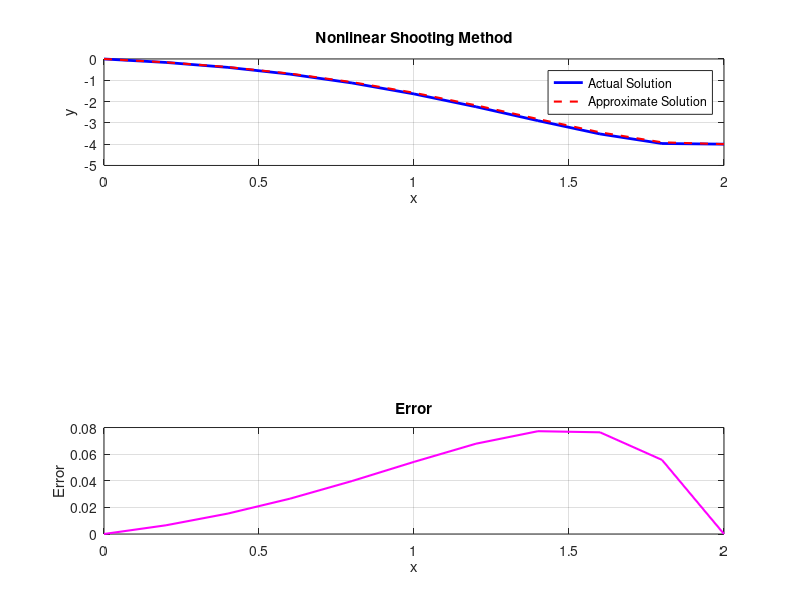

Write the MATLAB code that produced this figure.
% Nonlinear shooting method using Midpoint method
% Initialization
clear all
clc
a = 0; % Set as left endpoint
b = 2; % Set as right endpoint
h = 0.2; % Step size
alpha = 0;
beta = -4;
k = 0;
m = 10;
tol = 0.0001;
% Exact solution
y_exact = @(x) (1/6)*(x^3)*exp(x) - (5/3)*x*exp(x) + 2*exp(x) - x - 2;
xx = a:h:b;
N = length(xx);
z1 = 1;
z2 = 2;
% Define the ODEs
f1 = @(x, u1, u2) u2; % y = u1, z = u2 = y'
f2 = @(x, u1, u2) 2*u2 - u1 + x*exp(x) - x;
% Initialize arrays
w1 = zeros(1, N);
w2 = zeros(1, N);
v1 = zeros(1, N);
v2 = zeros(1, N);
while (k <= m)
    % Midpoint method for w1 and w2
    w1(1) = alpha;
    w2(1) = z1;
    for i = 2:N
        x_mid = xx(i-1) + h/2;
        w1_mid = w1(i-1) + (h/2) * f1(xx(i-1), w1(i-1), w2(i-1));
        w2_mid = w2(i-1) + (h/2) * f2(xx(i-1), w1(i-1), w2(i-1));
        w1(i) = w1(i-1) + h * f1(x_mid, w1_mid, w2_mid);
        w2(i) = w2(i-1) + h * f2(x_mid, w1_mid, w2_mid);
    end

    % Midpoint method for v1 and v2
    v1(1) = alpha;
    v2(1) = z2;
    for i = 2:N
        x_mid = xx(i-1) + h/2;
        v1_mid = v1(i-1) + (h/2) * f1(xx(i-1), v1(i-1), v2(i-1));
        v2_mid = v2(i-1) + (h/2) * f2(xx(i-1), v1(i-1), v2(i-1));
        v1(i) = v1(i-1) + h * f1(x_mid, v1_mid, v2_mid);
        v2(i) = v2(i-1) + h * f2(x_mid, v1_mid, v2_mid);
    end

    % Update z3
    z3 = z2 - ((v1(N) - beta) * (z2 - z1)) / (v1(N) - w1(N));

    if (abs(w1(N) - beta) < tol)
        break;
    end
    k = k + 1;
    z1 = z2;
    z2 = z3;
end
if (k > m)
    error('Method did not converge');
end
% Midpoint method for final w1 and w2
w1(1) = alpha;
w2(1) = z3;
for i = 2:N
    x_mid = xx(i-1) + h/2;
    w1_mid = w1(i-1) + (h/2) * f1(xx(i-1), w1(i-1), w2(i-1));
    w2_mid = w2(i-1) + (h/2) * f2(xx(i-1), w1(i-1), w2(i-1));
    w1(i) = w1(i-1) + h * f1(x_mid, w1_mid, w2_mid);
    w2(i) = w2(i-1) + h * f2(x_mid, w1_mid, w2_mid);
end
% Plotting the actual solution versus the approximate solution
x_values = a:h:b;
y_actual = arrayfun(y_exact, x_values);
figure;
subplot(3, 1, 1);
plot(x_values, y_actual, 'b-', 'LineWidth', 2);
hold on;
plot(xx, w1, 'r--', 'LineWidth', 1.5);
xlabel('x');
ylabel('y');
legend('Actual Solution', 'Approximate Solution');
title('Nonlinear Shooting Method');
grid on;
% Plotting the error
yex = zeros(1, N );
err = zeros(1, N );
for i = 1:N
    x = a + (i - 1) * h;
    yex(i) = y_exact(x);
    err(i) = abs(w1(i) - yex(i));
end
subplot(3, 1, 3);
plot(x_values, err, 'm-', 'LineWidth', 1.5);
xlabel('x');
ylabel('Error');
title('Error');
grid on;